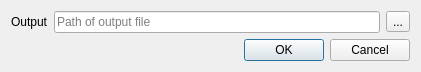
<?xml version="1.0" encoding="UTF-8"?>
<ui version="4.0">
 <class>ExportHTML</class>
 <widget class="QDialog" name="ExportHTML">
  <property name="geometry">
   <rect>
    <x>0</x>
    <y>0</y>
    <width>421</width>
    <height>70</height>
   </rect>
  </property>
  <property name="windowTitle">
   <string>Export as HTML document</string>
  </property>
  <layout class="QGridLayout" name="gridLayout">
   <item row="0" column="0">
    <layout class="QHBoxLayout" name="horizontalLayout">
     <item>
      <widget class="QLabel" name="ExportHTMLOutput_Label">
       <property name="text">
        <string>Output</string>
       </property>
      </widget>
     </item>
     <item>
      <widget class="QLineEdit" name="OutputFile_LineEdit">
       <property name="placeholderText">
        <string>Path of output file</string>
       </property>
      </widget>
     </item>
     <item>
      <widget class="QToolButton" name="chooseFile_ToolButton">
       <property name="text">
        <string>...</string>
       </property>
      </widget>
     </item>
    </layout>
   </item>
   <item row="1" column="0">
    <widget class="QDialogButtonBox" name="buttonBox">
     <property name="orientation">
      <enum>Qt::Horizontal</enum>
     </property>
     <property name="standardButtons">
      <set>QDialogButtonBox::Cancel|QDialogButtonBox::Ok</set>
     </property>
    </widget>
   </item>
  </layout>
 </widget>
 <resources/>
 <connections>
  <connection>
   <sender>buttonBox</sender>
   <signal>accepted()</signal>
   <receiver>ExportHTML</receiver>
   <slot>accept()</slot>
   <hints>
    <hint type="sourcelabel">
     <x>248</x>
     <y>254</y>
    </hint>
    <hint type="destinationlabel">
     <x>157</x>
     <y>274</y>
    </hint>
   </hints>
  </connection>
  <connection>
   <sender>buttonBox</sender>
   <signal>rejected()</signal>
   <receiver>ExportHTML</receiver>
   <slot>reject()</slot>
   <hints>
    <hint type="sourcelabel">
     <x>316</x>
     <y>260</y>
    </hint>
    <hint type="destinationlabel">
     <x>286</x>
     <y>274</y>
    </hint>
   </hints>
  </connection>
 </connections>
</ui>
